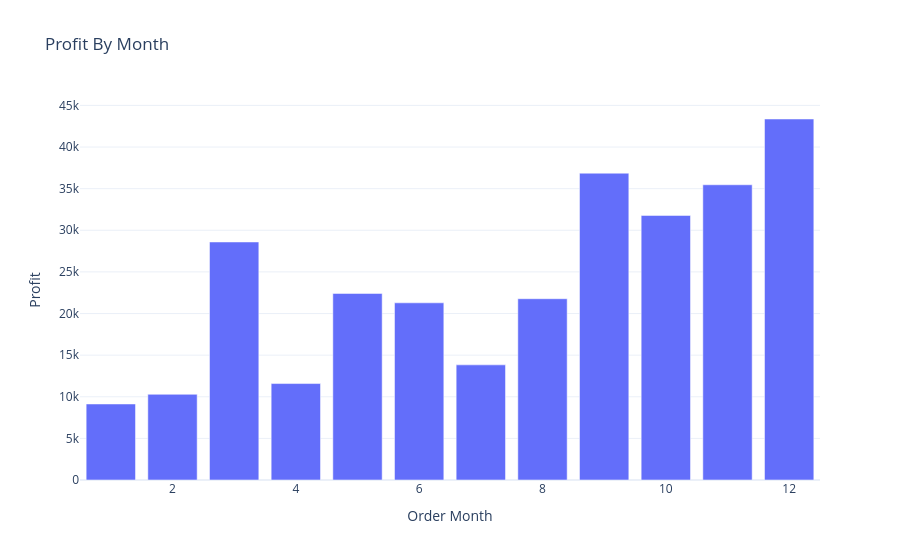

Notebook code for this chart:
### Code cell
fig = px.bar(profit_by_month,
             x='Order Month',
             y='Profit',
             title="Profit By Month")
fig.show()

### Figure 1 — Plotly figure (JSON) as saved in the notebook; plotly's stock layout.template omitted (floating-point values rounded to 4 significant figures)
{"data": [{"alignmentgroup": "True", "hovertemplate": "Order Month=%{x}<br>Profit=%{y}<extra></extra>", "legendgroup": "", "marker": {"color": "#636efa", "pattern": {"shape": ""}}, "name": "", "offsetgroup": "", "orientation": "v", "showlegend": false, "textposition": "auto", "type": "bar", "x": [1, 2, 3, 4, 5, 6, 7, 8, 9, 10, 11, 12], "xaxis": "x", "y": [9134.0, 10290.0, 28590.0, 11590.0, 22410.0, 21290.0, 13830.0, 21780.0, 36860.0, 31780.0, 35470.0, 43370.0], "yaxis": "y"}], "layout": {"barmode": "relative", "legend": {"tracegroupgap": 0}, "title": {"text": "Profit By Month"}, "xaxis": {"anchor": "y", "domain": [0, 1], "title": {"text": "Order Month"}}, "yaxis": {"anchor": "x", "domain": [0, 1], "title": {"text": "Profit"}}}}
